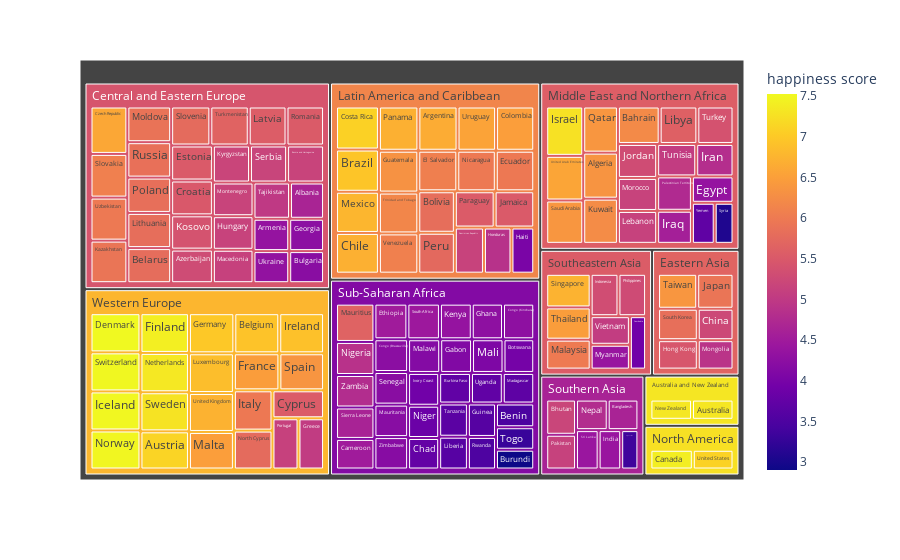

Source (notebook cell):
### Code cell
tree(df2_new)

### Figure 1 — Plotly figure (JSON) as saved in the notebook; plotly's stock layout.template omitted (floating-point values rounded to 4 significant figures; data arrays with more than 128 entries replaced by an {"elided": "..."} marker saying what was removed)
{"data": [{"branchvalues": "total", "customdata": {"elided": "156x1 float values"}, "domain": {"x": [0, 1], "y": [0, 1]}, "hovertemplate": "labels=%{label}<br>happiness score_sum=%{value}<br>parent=%{parent}<br>id=%{id}<br>happiness score=%{color}<extra></extra>", "ids": {"elided": "156 str values"}, "labels": {"elided": "156 str values"}, "marker": {"coloraxis": "coloraxis", "colors": {"elided": "156 float values"}}, "name": "", "parents": {"elided": "156 str values"}, "type": "treemap", "values": {"elided": "156 float values"}}], "layout": {"coloraxis": {"colorbar": {"title": {"text": "happiness score"}}, "colorscale": [[0, "#0d0887"], [0.1111, "#46039f"], [0.2222, "#7201a8"], [0.3333, "#9c179e"], [0.4444, "#bd3786"], [0.5556, "#d8576b"], [0.6667, "#ed7953"], [0.7778, "#fb9f3a"], [0.8889, "#fdca26"], [1, "#f0f921"]]}, "legend": {"tracegroupgap": 0}, "margin": {"t": 60}}}
